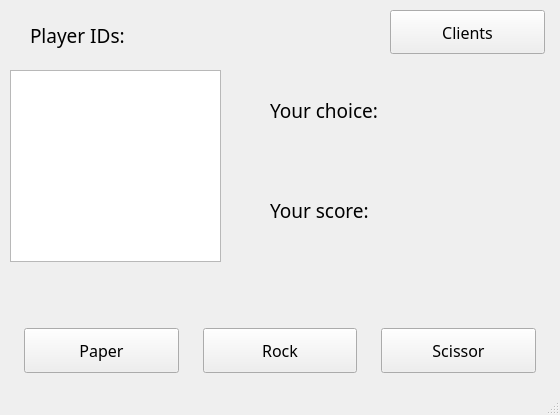
<?xml version="1.0" encoding="UTF-8"?>
<ui version="4.0">
 <class>MainWindow</class>
 <widget class="QMainWindow" name="MainWindow">
  <property name="geometry">
   <rect>
    <x>0</x>
    <y>0</y>
    <width>560</width>
    <height>415</height>
   </rect>
  </property>
  <property name="sizePolicy">
   <sizepolicy hsizetype="Fixed" vsizetype="Fixed">
    <horstretch>0</horstretch>
    <verstretch>0</verstretch>
   </sizepolicy>
  </property>
  <property name="minimumSize">
   <size>
    <width>560</width>
    <height>415</height>
   </size>
  </property>
  <property name="maximumSize">
   <size>
    <width>560</width>
    <height>415</height>
   </size>
  </property>
  <property name="contextMenuPolicy">
   <enum>Qt::DefaultContextMenu</enum>
  </property>
  <property name="windowTitle">
   <string>Rock Paper Scissor</string>
  </property>
  <property name="styleSheet">
   <string notr="true">b</string>
  </property>
  <property name="tabShape">
   <enum>QTabWidget::Rounded</enum>
  </property>
  <widget class="QWidget" name="centralwidget">
   <widget class="QListWidget" name="ListPanel">
    <property name="geometry">
     <rect>
      <x>10</x>
      <y>70</y>
      <width>211</width>
      <height>192</height>
     </rect>
    </property>
    <property name="font">
     <font>
      <family>Montserrat</family>
      <pointsize>12</pointsize>
     </font>
    </property>
    <property name="autoFillBackground">
     <bool>true</bool>
    </property>
    <property name="styleSheet">
     <string notr="true"/>
    </property>
   </widget>
   <widget class="QLabel" name="label_2">
    <property name="geometry">
     <rect>
      <x>30</x>
      <y>10</y>
      <width>111</width>
      <height>51</height>
     </rect>
    </property>
    <property name="font">
     <font>
      <family>Montserrat</family>
      <pointsize>14</pointsize>
     </font>
    </property>
    <property name="text">
     <string>Player IDs:</string>
    </property>
   </widget>
   <widget class="QWidget" name="horizontalLayoutWidget">
    <property name="geometry">
     <rect>
      <x>0</x>
      <y>310</y>
      <width>561</width>
      <height>81</height>
     </rect>
    </property>
    <layout class="QHBoxLayout" name="horizontalLayout">
     <property name="spacing">
      <number>24</number>
     </property>
     <property name="sizeConstraint">
      <enum>QLayout::SetMinimumSize</enum>
     </property>
     <property name="leftMargin">
      <number>24</number>
     </property>
     <property name="rightMargin">
      <number>25</number>
     </property>
     <property name="bottomMargin">
      <number>0</number>
     </property>
     <item>
      <widget class="QPushButton" name="PaperBtn">
       <property name="font">
        <font>
         <family>Montserrat</family>
         <pointsize>12</pointsize>
        </font>
       </property>
       <property name="mouseTracking">
        <bool>false</bool>
       </property>
       <property name="styleSheet">
        <string notr="true">padding:10px</string>
       </property>
       <property name="text">
        <string>Paper</string>
       </property>
      </widget>
     </item>
     <item>
      <widget class="QPushButton" name="RockBtn">
       <property name="font">
        <font>
         <family>Montserrat</family>
         <pointsize>12</pointsize>
        </font>
       </property>
       <property name="mouseTracking">
        <bool>false</bool>
       </property>
       <property name="styleSheet">
        <string notr="true">padding:10px</string>
       </property>
       <property name="text">
        <string>Rock</string>
       </property>
      </widget>
     </item>
     <item>
      <widget class="QPushButton" name="ScissorBtn">
       <property name="font">
        <font>
         <family>Montserrat</family>
         <pointsize>12</pointsize>
        </font>
       </property>
       <property name="mouseTracking">
        <bool>false</bool>
       </property>
       <property name="styleSheet">
        <string notr="true">padding:10px</string>
       </property>
       <property name="text">
        <string>Scissor</string>
       </property>
      </widget>
     </item>
    </layout>
   </widget>
   <widget class="QLabel" name="GameChoice">
    <property name="geometry">
     <rect>
      <x>270</x>
      <y>70</y>
      <width>241</width>
      <height>81</height>
     </rect>
    </property>
    <property name="maximumSize">
     <size>
      <width>16777215</width>
      <height>16777215</height>
     </size>
    </property>
    <property name="font">
     <font>
      <family>Montserrat</family>
      <pointsize>14</pointsize>
     </font>
    </property>
    <property name="text">
     <string>Your choice:</string>
    </property>
    <property name="alignment">
     <set>Qt::AlignLeading|Qt::AlignLeft|Qt::AlignVCenter</set>
    </property>
   </widget>
   <widget class="QLabel" name="Score">
    <property name="geometry">
     <rect>
      <x>270</x>
      <y>170</y>
      <width>241</width>
      <height>81</height>
     </rect>
    </property>
    <property name="maximumSize">
     <size>
      <width>16777215</width>
      <height>16777215</height>
     </size>
    </property>
    <property name="font">
     <font>
      <family>Montserrat</family>
      <pointsize>14</pointsize>
     </font>
    </property>
    <property name="text">
     <string>Your score:</string>
    </property>
    <property name="alignment">
     <set>Qt::AlignLeading|Qt::AlignLeft|Qt::AlignVCenter</set>
    </property>
   </widget>
   <widget class="QPushButton" name="Status">
    <property name="geometry">
     <rect>
      <x>390</x>
      <y>10</y>
      <width>155</width>
      <height>44</height>
     </rect>
    </property>
    <property name="font">
     <font>
      <family>Montserrat</family>
      <pointsize>12</pointsize>
     </font>
    </property>
    <property name="mouseTracking">
     <bool>false</bool>
    </property>
    <property name="styleSheet">
     <string notr="true">padding:10px</string>
    </property>
    <property name="text">
     <string>Clients</string>
    </property>
   </widget>
  </widget>
  <widget class="QMenuBar" name="menubar">
   <property name="geometry">
    <rect>
     <x>0</x>
     <y>0</y>
     <width>560</width>
     <height>21</height>
    </rect>
   </property>
  </widget>
  <widget class="QStatusBar" name="statusbar"/>
 </widget>
 <resources/>
 <connections/>
</ui>
